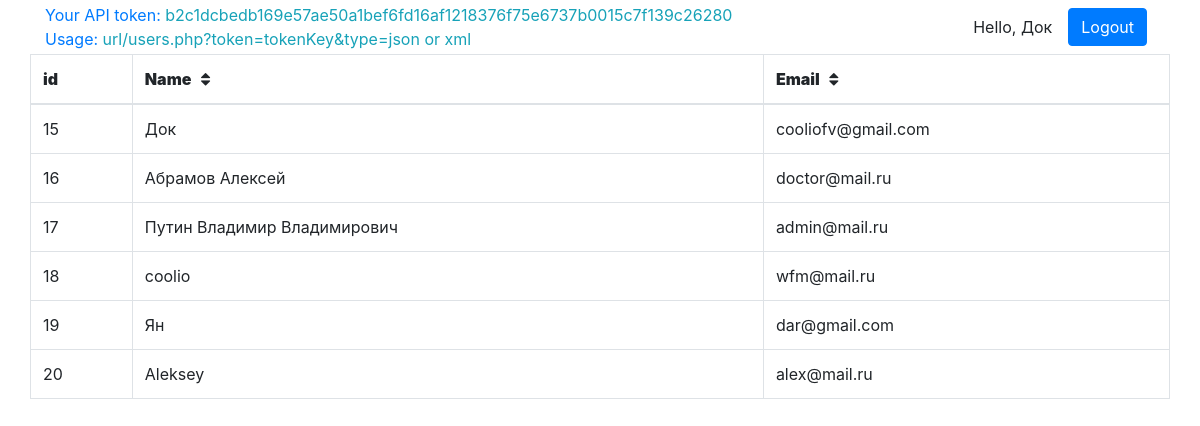
The app's page /users.php (signed in) with its own data.
### tables this page shows
CREATE TABLE `users` (
  `id` int(11) NOT NULL,
  `name` varchar(255) NOT NULL,
  `email` varchar(255) NOT NULL,
  `password` varchar(255) NOT NULL,
  `photo` varchar(255) NOT NULL,
  `token` varchar(255) NOT NULL
);

### DB.php (called while the page is built, shortened)
<?php
class DB {
    public function __construct($dbname = 'authphp', $host='localhost', $user='root', $password=''){
        try {
            $this->connection = new PDO("mysql:dbname={$dbname};host={$host}", "{$user}", "{$password}");
        }catch(Exception $ex){
            echo "Ошибка в БД: ".$ex->getMessage();
        }
    }
}

### controllers/UserController.php (called while the page is built, shortened)
<?php
require_once __DIR__.'/../DB.php';
class UserController extends PDOBase{
    public function getUsers(){
        try{
        $users = $this->connection->query("SELECT id,name,email,token,photo FROM users")->fetchAll(PDO::FETCH_ASSOC);
            return $users;
        }catch(Exception $ex){
            echo $ex->getMessage();
        }
       return false;
    }
}

### users.php (the view, shortened to what this page needs)
<?php
require_once  __DIR__.'./controllers/UserController.php';
    $userController = new UserController();
    $users = $userController->getUsers();
?>
<?php include('templates/header.php') ?>
<div class="container" >
    <div class="d-flex bd-highlight flex-column flex-md-row align-items-center">
        <div class="flex-grow-1 bd-highlight">
            <span class="text-info"><span class="text-primary">Your API token: </span><?php echo $_SESSION['token']; ?></span>
            <br>
            <span class="text-info"><span class="text-primary">Usage: </span>url/users.php?token=tokenKey&type=json or xml</span>
        </div>
        <div class="p-2 bd-highlight">
            Hello, <?php echo $_SESSION['name']; ?>
        </div>
        <div class="p-2 bd-highlight">
            <form action="/logout.php" method="get">
                <button type="submit" class="btn btn-primary" name="user_logout">Logout</button>
            </form>
        </div>
    </div>
    <div class="row justify-content-md-center" style="height: 100vh;">
        <div class="table-responsive">
            <table id="usersTable" class="table table-bordered">
                <thead>
                    <tr>
                        <th scope="col"><b>id</b></th>
                        <th id="sortByName" scope="col"><b>Name</b> <i class="fa fa-fw fa-sort" ></i></th>
                        <th id="sortByEmail" scope="col"><b>Email</b> <i class="fa fa-fw fa-sort"></i></th>
                    </tr>
                </thead>
                <tbody>
                    <?php foreach($users as $user){ ?>
                        <tr>
                            <td><?php echo $user['id'] ?></td>
                            <td><?php echo $user['name'] ?></td>
                            <td><?php echo $user['email'] ?></td>
                        </tr>
                    <?php } ?>
                </tbody>
            </table>
        </div>
    </div>
</div>
<?php include('templates/footer.php') ?>

### templates/header.php (shortened to what this page needs)
<!doctype html>
<html lang="en">
<head>
    <link rel="stylesheet" href="https://stackpath.bootstrapcdn.com/bootstrap/4.3.1/css/bootstrap.min.css">
    <link href="//maxcdn.bootstrapcdn.com/font-awesome/4.1.0/css/font-awesome.min.css" rel="stylesheet">
    <link rel="stylesheet" href="../assets/css/style.css">
</head>
<body>

### templates/footer.php (shortened to what this page needs)
</body>
</html>

### assets/css/style.css (style rules this page uses)
#usersTable th { cursor: pointer; }

### records on screen
users: id "15", name "Док", email "cooliofv@gmail.com"
users: id "16", name "Абрамов Алексей", email "doctor@mail.ru"
users: id "17", name "Путин Владимир Владимирович", email "admin@mail.ru"
users: id "18", name "coolio", email "wfm@mail.ru"
users: id "19", name "Ян", email "dar@gmail.com"
users: id "20", name "Aleksey", email "alex@mail.ru"

### other values on screen
$_SESSION['token'] "b2c1dcbedb169e57ae50a1bef6fd16af1218376f75e6737b0015c7f139c26280"
$_SESSION['name'] "Док"
